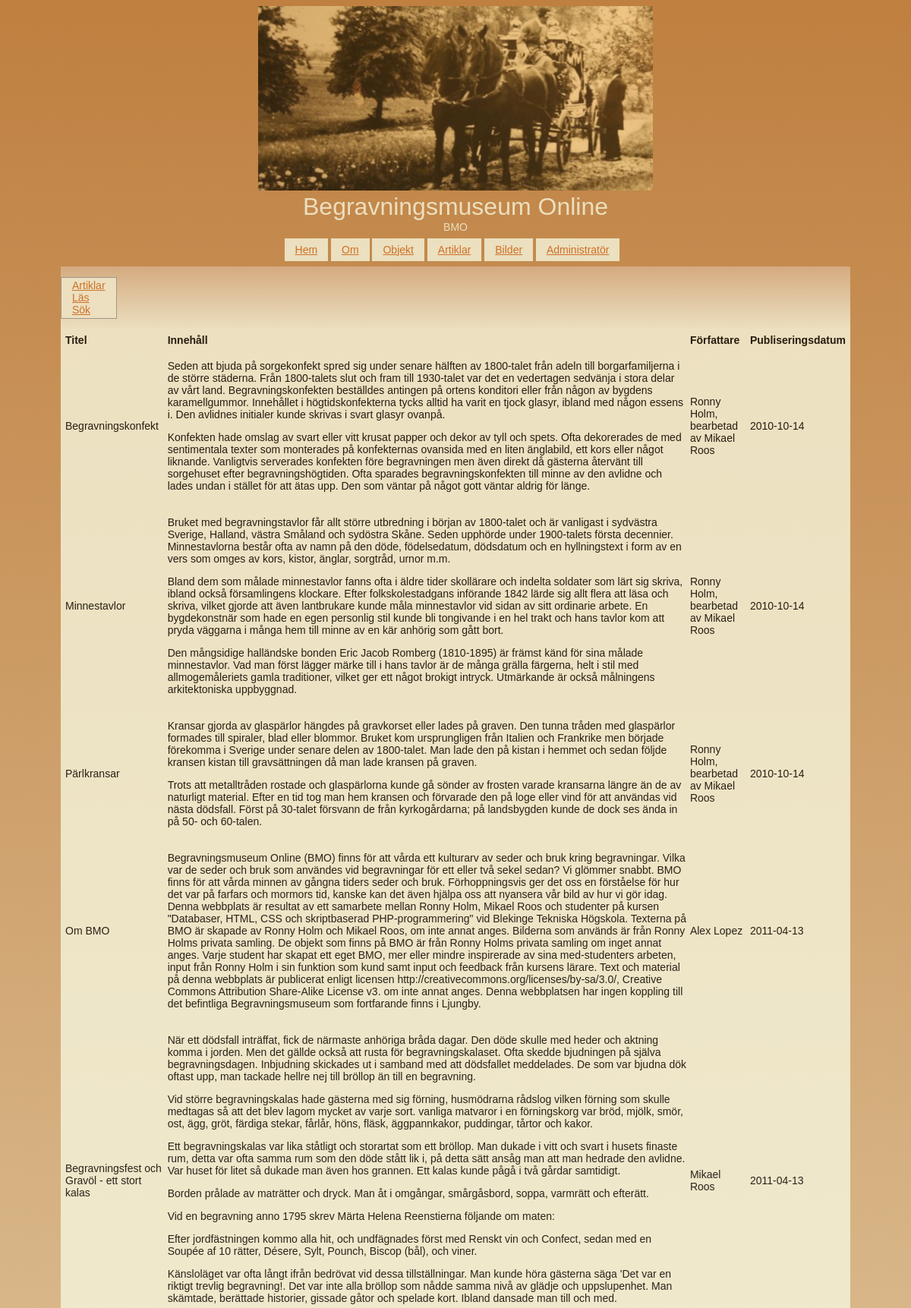
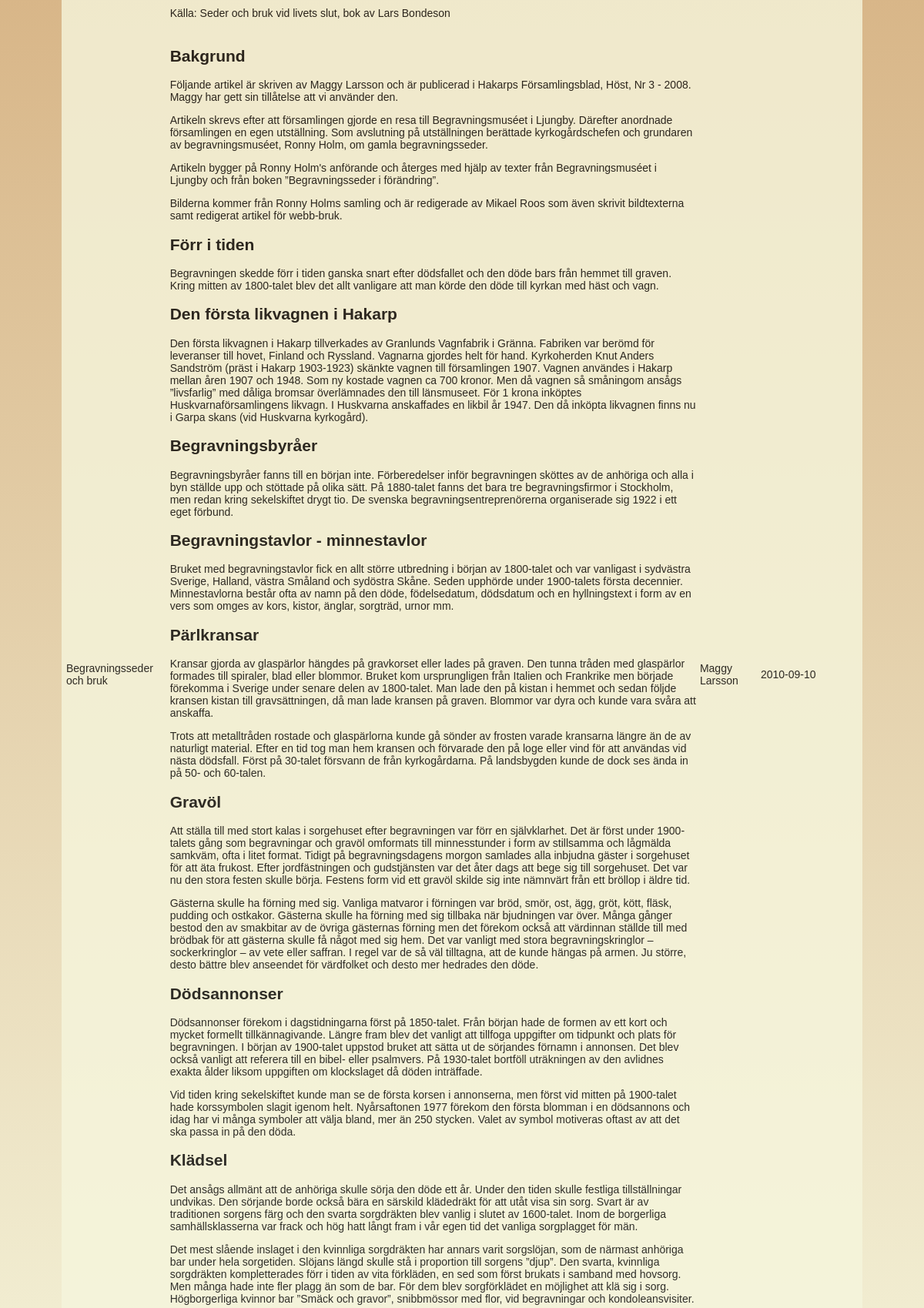
Page /articles.php?page=view (upper part) on the committed database (2 pictures, top to bottom).
### tables this page shows
CREATE TABLE "Article" (
	`id`	INTEGER NOT NULL PRIMARY KEY AUTOINCREMENT UNIQUE,
	`category`	TEXT,
	`title`	TEXT,
	`content`	TEXT,
	`author`	TEXT,
	`pubdate`	TEXT NOT NULL DEFAULT CURRENT_DATE
);

### articles.php (called while the page is built, shortened)
<?php
 require __DIR__ . "/src/functions.php";
 require __DIR__ . "/view/multipage.php";

### src/functions.php (the view, shortened to what this page needs)
<?php
function printArticleResultsetToHTMLTable2($res)
{
    $rows = "";
    foreach ($res as $row) {
        $rows .= "<tr><td>{$row["title"]}</td>";
        $rows .= "<td>{$row["content"]}</td>";
        $rows .= "<td>{$row["author"]}</td>";
        $rows .= "<td>{$row["pubdate"]}</td></tr>";
    }
    return $rows;
}

### css/style.css (style rules this page uses)
html { background-image: linear-gradient(to bottom, hsl(90, 21%, 50%), brown); background-image: -webkit-linear-gradient(top, hsl(30, 50%, 50%), beige); background-attachment: fixed; font-size: 14px; opacity: 0.8; overflow-y: scroll; text-align: left; }
body { margin-bottom: 1%; clear: both; font-family: Sans-serif; overflow: auto; padding-right: 6%; padding-left: 6%; }
p { font-size: 14px; }

### rows in the picture
article: title "Begravningskonfekt", content "Seden att bjuda på sorgekonfekt spred sig under senare hälften av 1800-talet från adeln till borgarfamiljerna i de större städerna. Från 1800-talets slut och fram till 1930-talet var det en vedertagen sedvänja i stora delar av vårt land. Begravningskonfekten beställdes antingen på ortens konditori eller från någon av bygdens karamellgummor. Innehållet i högtidskonfekterna tycks alltid ha varit en tjock glasyr, ibland med någon essens i. Den avlidnes initialer kunde skrivas i svart glasyr ovanpå. Konfekten hade omslag av svart eller vitt krusat papper och dekor av tyll och spets. Ofta dekorerades de med sentimentala texter som monterades på konfekternas ovansida med en liten änglabild, ett…", author "Ronny Holm, bearbetad av Mikael Roos", pubdate "2010-10-14"
article: title "Minnestavlor", content "Bruket med begravningstavlor får allt större utbredning i början av 1800-talet och är vanligast i sydvästra Sverige, Halland, västra Småland och sydöstra Skåne. Seden upphörde under 1900-talets första decennier. Minnestavlorna består ofta av namn på den döde, födelsedatum, dödsdatum och en hyllningstext i form av en vers som omges av kors, kistor, änglar, sorgtråd, urnor m.m. Bland dem som målade minnestavlor fanns ofta i äldre tider skollärare och indelta soldater som lärt sig skriva, ibland också församlingens klockare. Efter folkskolestadgans införande 1842 lärde sig allt flera att läsa och skriva, vilket gjorde att även lantbrukare kunde måla minnestavlor vid sidan av sitt ordinarie…", author "Ronny Holm, bearbetad av Mikael Roos", pubdate "2010-10-14"
article: title "Pärlkransar", content "Kransar gjorda av glaspärlor hängdes på gravkorset eller lades på graven. Den tunna tråden med glaspärlor formades till spiraler, blad eller blommor. Bruket kom ursprungligen från Italien och Frankrike men började förekomma i Sverige under senare delen av 1800-talet. Man lade den på kistan i hemmet och sedan följde kransen kistan till gravsättningen då man lade kransen på graven. Trots att metalltråden rostade och glaspärlorna kunde gå sönder av frosten varade kransarna längre än de av naturligt material. Efter en tid tog man hem kransen och förvarade den på loge eller vind för att användas vid nästa dödsfall. Först på 30-talet försvann de från kyrkogårdarna; på landsbygden kunde de dock…", author "Ronny Holm, bearbetad av Mikael Roos", pubdate "2010-10-14"
article: title "Om BMO", content "Begravningsmuseum Online (BMO) finns för att vårda ett kulturarv av seder och bruk kring begravningar. Vilka var de seder och bruk som användes vid begravningar för ett eller två sekel sedan? Vi glömmer snabbt. BMO finns för att vårda minnen av gångna tiders seder och bruk. Förhoppningsvis ger det oss en förståelse för hur det var på farfars och mormors tid, kanske kan det även hjälpa oss att nyansera vår bild av hur vi gör idag. Denna webbplats är resultat av ett samarbete mellan Ronny Holm, Mikael Roos och studenter på kursen \"Databaser, HTML, CSS och skriptbaserad PHP-programmering\" vid Blekinge Tekniska Högskola. Texterna på BMO är skapade av Ronny Holm och Mikael Roos, om inte annat…", author "Alex Lopez", pubdate "2011-04-13"
article: title "Begravningsfest och Gravöl - ett stort kalas", content "När ett dödsfall inträffat, fick de närmaste anhöriga bråda dagar. Den döde skulle med heder och aktning komma i jorden. Men det gällde också att rusta för begravningskalaset. Ofta skedde bjudningen på själva begravningsdagen. Inbjudning skickades ut i samband med att dödsfallet meddelades. De som var bjudna dök oftast upp, man tackade hellre nej till bröllop än till en begravning. Vid större begravningskalas hade gästerna med sig förning, husmödrarna rådslog vilken förning som skulle medtagas så att det blev lagom mycket av varje sort. vanliga matvaror i en förningskorg var bröd, mjölk, smör, ost, ägg, gröt, färdiga stekar, fårlår, höns, fläsk, äggpannkakor, puddingar, tårtor och kakor.…", author "Mikael Roos", pubdate "2011-04-13"
article: title "Begravningsseder och bruk", content "Bakgrund Följande artikel är skriven av Maggy Larsson och är publicerad i Hakarps Församlingsblad, Höst, Nr 3 - 2008. Maggy har gett sin tillåtelse att vi använder den. Artikeln skrevs efter att församlingen gjorde en resa till Begravningsmuséet i Ljungby. Därefter anordnade församlingen en egen utställning. Som avslutning på utställningen berättade kyrkogårdschefen och grundaren av begravningsmuséet, Ronny Holm, om gamla begravningsseder. Artikeln bygger på Ronny Holm's anförande och återges med hjälp av texter från Begravningsmuséet i Ljungby och från boken ”Begravningsseder i förändring”. Bilderna kommer från Ronny Holms samling och är redigerade av Mikael Roos som även skrivit…", author "Maggy Larsson", pubdate "2010-09-10"

### other values in the picture
$value["title"] "Artiklar"
$value["title"] "Läs"
$value["title"] "Sök"
